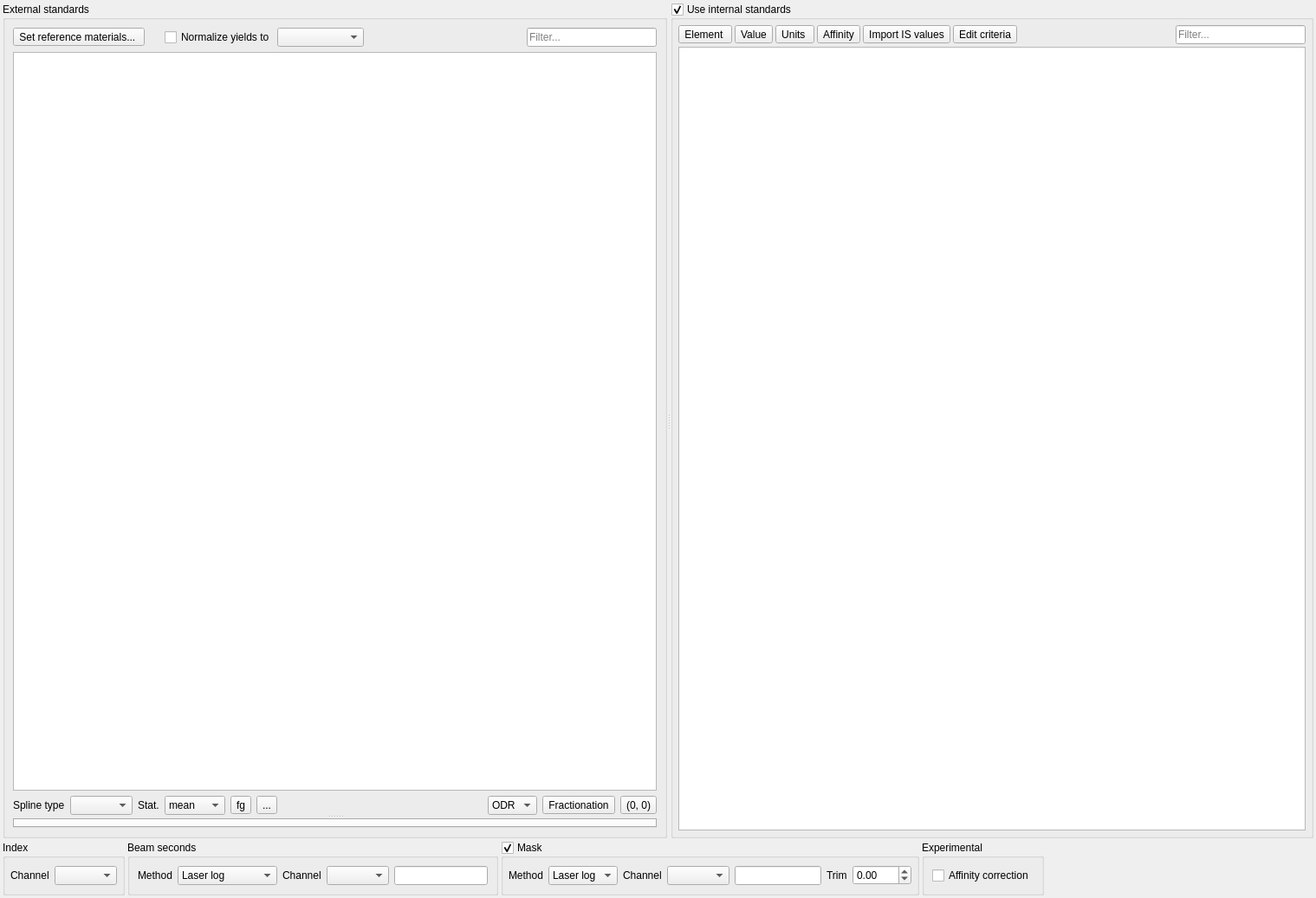
<?xml version="1.0" encoding="UTF-8"?>
<ui version="4.0">
 <class>Settings</class>
 <widget class="QWidget" name="Settings">
  <property name="geometry">
   <rect>
    <x>0</x>
    <y>0</y>
    <width>1519</width>
    <height>1037</height>
   </rect>
  </property>
  <property name="windowTitle">
   <string>Form</string>
  </property>
  <layout class="QVBoxLayout" name="verticalLayout_2">
   <property name="spacing">
    <number>3</number>
   </property>
   <property name="leftMargin">
    <number>3</number>
   </property>
   <property name="topMargin">
    <number>3</number>
   </property>
   <property name="rightMargin">
    <number>3</number>
   </property>
   <property name="bottomMargin">
    <number>3</number>
   </property>
   <item>
    <widget class="QSplitter" name="splitter">
     <property name="sizePolicy">
      <sizepolicy hsizetype="Expanding" vsizetype="Expanding">
       <horstretch>0</horstretch>
       <verstretch>0</verstretch>
      </sizepolicy>
     </property>
     <property name="orientation">
      <enum>Qt::Horizontal</enum>
     </property>
     <widget class="QGroupBox" name="ExtGroupBox">
      <property name="sizePolicy">
       <sizepolicy hsizetype="Preferred" vsizetype="Preferred">
        <horstretch>1</horstretch>
        <verstretch>0</verstretch>
       </sizepolicy>
      </property>
      <property name="title">
       <string>External standards</string>
      </property>
      <layout class="QVBoxLayout" name="verticalLayout_4">
       <item>
        <widget class="QSplitter" name="externalSplitter">
         <property name="orientation">
          <enum>Qt::Vertical</enum>
         </property>
         <property name="childrenCollapsible">
          <bool>false</bool>
         </property>
         <widget class="QWidget" name="layoutWidget">
          <layout class="QVBoxLayout" name="verticalLayout_3">
           <property name="bottomMargin">
            <number>0</number>
           </property>
           <item>
            <layout class="QHBoxLayout" name="horizontalLayout_4">
             <property name="spacing">
              <number>3</number>
             </property>
             <item>
              <widget class="QToolButton" name="setExternalButton">
               <property name="text">
                <string>Set reference materials... </string>
               </property>
              </widget>
             </item>
             <item>
              <spacer name="horizontalSpacer_6">
               <property name="orientation">
                <enum>Qt::Horizontal</enum>
               </property>
               <property name="sizeType">
                <enum>QSizePolicy::Fixed</enum>
               </property>
               <property name="sizeHint" stdset="0">
                <size>
                 <width>20</width>
                 <height>20</height>
                </size>
               </property>
              </spacer>
             </item>
             <item>
              <widget class="QCheckBox" name="normalizeExtCheckBox">
               <property name="text">
                <string>Normalize yields to</string>
               </property>
              </widget>
             </item>
             <item>
              <widget class="QComboBox" name="normToComboBox">
               <property name="minimumSize">
                <size>
                 <width>100</width>
                 <height>0</height>
                </size>
               </property>
              </widget>
             </item>
             <item>
              <spacer name="horizontalSpacer_4">
               <property name="orientation">
                <enum>Qt::Horizontal</enum>
               </property>
               <property name="sizeHint" stdset="0">
                <size>
                 <width>40</width>
                 <height>20</height>
                </size>
               </property>
              </spacer>
             </item>
             <item>
              <widget class="QLineEdit" name="filterES">
               <property name="minimumSize">
                <size>
                 <width>150</width>
                 <height>0</height>
                </size>
               </property>
               <property name="maximumSize">
                <size>
                 <width>150</width>
                 <height>16777215</height>
                </size>
               </property>
               <property name="placeholderText">
                <string>Filter...</string>
               </property>
               <property name="clearButtonEnabled">
                <bool>true</bool>
               </property>
              </widget>
             </item>
            </layout>
           </item>
           <item>
            <widget class="QTableView" name="externalTable"/>
           </item>
           <item>
            <layout class="QHBoxLayout" name="horizontalLayout_3">
             <property name="topMargin">
              <number>0</number>
             </property>
             <item>
              <widget class="QLabel" name="label_2">
               <property name="text">
                <string>Spline type</string>
               </property>
              </widget>
             </item>
             <item>
              <widget class="QComboBox" name="splineTypeComboBox"/>
             </item>
             <item>
              <widget class="QLabel" name="label_7">
               <property name="text">
                <string>Stat.</string>
               </property>
              </widget>
             </item>
             <item>
              <widget class="QComboBox" name="statComboBox">
               <item>
                <property name="text">
                 <string>mean</string>
                </property>
               </item>
               <item>
                <property name="text">
                 <string>median</string>
                </property>
               </item>
               <item>
                <property name="text">
                 <string>sum</string>
                </property>
               </item>
              </widget>
             </item>
             <item>
              <widget class="QToolButton" name="fgButton">
               <property name="toolTip">
                <string>Use femtograms rather than mass fraction.

You will also need to configure group thicknesses and densities.</string>
               </property>
               <property name="text">
                <string>fg</string>
               </property>
               <property name="checkable">
                <bool>true</bool>
               </property>
              </widget>
             </item>
             <item>
              <widget class="QToolButton" name="setupGroupPropsButton">
               <property name="toolTip">
                <string>Configure group thickness and density when using fg reference material data.</string>
               </property>
               <property name="text">
                <string>...</string>
               </property>
              </widget>
             </item>
             <item>
              <spacer name="horizontalSpacer_5">
               <property name="orientation">
                <enum>Qt::Horizontal</enum>
               </property>
               <property name="sizeType">
                <enum>QSizePolicy::MinimumExpanding</enum>
               </property>
               <property name="sizeHint" stdset="0">
                <size>
                 <width>40</width>
                 <height>20</height>
                </size>
               </property>
              </spacer>
             </item>
             <item>
              <widget class="QComboBox" name="modelComboBox">
               <item>
                <property name="text">
                 <string>ODR</string>
                </property>
               </item>
               <item>
                <property name="text">
                 <string>OLS</string>
                </property>
               </item>
               <item>
                <property name="text">
                 <string>WLS</string>
                </property>
               </item>
               <item>
                <property name="text">
                 <string>RLM</string>
                </property>
               </item>
               <item>
                <property name="text">
                 <string>York</string>
                </property>
               </item>
              </widget>
             </item>
             <item>
              <widget class="QToolButton" name="fracToolButton">
               <property name="text">
                <string>Fractionation</string>
               </property>
               <property name="checkable">
                <bool>true</bool>
               </property>
               <property name="toolButtonStyle">
                <enum>Qt::ToolButtonTextBesideIcon</enum>
               </property>
              </widget>
             </item>
             <item>
              <widget class="QToolButton" name="throughZeroButton">
               <property name="text">
                <string>(0, 0)</string>
               </property>
               <property name="checkable">
                <bool>true</bool>
               </property>
              </widget>
             </item>
            </layout>
           </item>
          </layout>
         </widget>
         <widget class="QTabWidget" name="tabWidget">
          <property name="currentIndex">
           <number>-1</number>
          </property>
         </widget>
        </widget>
       </item>
      </layout>
     </widget>
     <widget class="QGroupBox" name="ISGroupBox">
      <property name="sizePolicy">
       <sizepolicy hsizetype="Preferred" vsizetype="Preferred">
        <horstretch>1</horstretch>
        <verstretch>0</verstretch>
       </sizepolicy>
      </property>
      <property name="font">
       <font>
        <weight>50</weight>
        <bold>false</bold>
       </font>
      </property>
      <property name="title">
       <string>Use internal standards</string>
      </property>
      <property name="checkable">
       <bool>true</bool>
      </property>
      <layout class="QVBoxLayout" name="verticalLayout">
       <property name="spacing">
        <number>3</number>
       </property>
       <property name="leftMargin">
        <number>6</number>
       </property>
       <property name="topMargin">
        <number>6</number>
       </property>
       <property name="rightMargin">
        <number>6</number>
       </property>
       <property name="bottomMargin">
        <number>6</number>
       </property>
       <item>
        <layout class="QHBoxLayout" name="horizontalLayout_2">
         <property name="spacing">
          <number>3</number>
         </property>
         <item>
          <widget class="QToolButton" name="internalElementButton">
           <property name="text">
            <string>Element </string>
           </property>
          </widget>
         </item>
         <item>
          <widget class="QToolButton" name="internalValueButton">
           <property name="text">
            <string>Value</string>
           </property>
          </widget>
         </item>
         <item>
          <widget class="QToolButton" name="internalUnitsButton">
           <property name="text">
            <string>Units </string>
           </property>
          </widget>
         </item>
         <item>
          <widget class="QToolButton" name="affinityButton">
           <property name="text">
            <string>Affinity</string>
           </property>
           <property name="popupMode">
            <enum>QToolButton::InstantPopup</enum>
           </property>
          </widget>
         </item>
         <item>
          <widget class="QToolButton" name="importValuesButton">
           <property name="text">
            <string>Import IS values</string>
           </property>
          </widget>
         </item>
         <item>
          <widget class="QToolButton" name="criteriaButton">
           <property name="text">
            <string>Edit criteria</string>
           </property>
          </widget>
         </item>
         <item>
          <spacer name="horizontalSpacer">
           <property name="orientation">
            <enum>Qt::Horizontal</enum>
           </property>
           <property name="sizeHint" stdset="0">
            <size>
             <width>40</width>
             <height>20</height>
            </size>
           </property>
          </spacer>
         </item>
         <item>
          <widget class="QLineEdit" name="filterIS">
           <property name="minimumSize">
            <size>
             <width>150</width>
             <height>0</height>
            </size>
           </property>
           <property name="maximumSize">
            <size>
             <width>150</width>
             <height>16777215</height>
            </size>
           </property>
           <property name="placeholderText">
            <string>Filter...</string>
           </property>
           <property name="clearButtonEnabled">
            <bool>true</bool>
           </property>
          </widget>
         </item>
        </layout>
       </item>
       <item>
        <widget class="QTableView" name="internalTable"/>
       </item>
      </layout>
     </widget>
    </widget>
   </item>
   <item>
    <layout class="QHBoxLayout" name="horizontalLayout_6">
     <property name="topMargin">
      <number>0</number>
     </property>
     <item>
      <widget class="QGroupBox" name="groupBox_5">
       <property name="title">
        <string>Index</string>
       </property>
       <layout class="QHBoxLayout" name="horizontalLayout_5">
        <property name="spacing">
         <number>6</number>
        </property>
        <property name="leftMargin">
         <number>6</number>
        </property>
        <property name="topMargin">
         <number>6</number>
        </property>
        <property name="rightMargin">
         <number>6</number>
        </property>
        <property name="bottomMargin">
         <number>6</number>
        </property>
        <item>
         <widget class="QLabel" name="label_5">
          <property name="text">
           <string>Channel</string>
          </property>
         </widget>
        </item>
        <item>
         <widget class="QComboBox" name="indexChannel"/>
        </item>
       </layout>
      </widget>
     </item>
     <item>
      <widget class="QGroupBox" name="groupBox">
       <property name="title">
        <string>Beam seconds</string>
       </property>
       <layout class="QHBoxLayout" name="horizontalLayout_7">
        <item>
         <widget class="QLabel" name="label">
          <property name="text">
           <string>Method</string>
          </property>
         </widget>
        </item>
        <item>
         <widget class="QComboBox" name="bsMethodComboBox">
          <item>
           <property name="text">
            <string>Laser log</string>
           </property>
          </item>
          <item>
           <property name="text">
            <string>Cutoff threshold</string>
           </property>
          </item>
          <item>
           <property name="text">
            <string>Jump threshold</string>
           </property>
          </item>
          <item>
           <property name="text">
            <string>Sample gaps</string>
           </property>
          </item>
         </widget>
        </item>
        <item>
         <widget class="QFrame" name="bsFrame">
          <property name="frameShape">
           <enum>QFrame::NoFrame</enum>
          </property>
          <property name="frameShadow">
           <enum>QFrame::Plain</enum>
          </property>
          <property name="lineWidth">
           <number>0</number>
          </property>
          <layout class="QHBoxLayout" name="horizontalLayout_8">
           <property name="leftMargin">
            <number>0</number>
           </property>
           <property name="topMargin">
            <number>0</number>
           </property>
           <property name="rightMargin">
            <number>0</number>
           </property>
           <property name="bottomMargin">
            <number>0</number>
           </property>
           <item>
            <widget class="QLabel" name="label_6">
             <property name="text">
              <string>Channel</string>
             </property>
            </widget>
           </item>
           <item>
            <widget class="QComboBox" name="bsChannelComboBox"/>
           </item>
           <item>
            <widget class="QLineEdit" name="bsLineEdit"/>
           </item>
          </layout>
         </widget>
        </item>
       </layout>
      </widget>
     </item>
     <item>
      <widget class="QGroupBox" name="maskGroupBox">
       <property name="title">
        <string>Mask</string>
       </property>
       <property name="checkable">
        <bool>true</bool>
       </property>
       <layout class="QHBoxLayout" name="horizontalLayout">
        <property name="spacing">
         <number>6</number>
        </property>
        <property name="leftMargin">
         <number>6</number>
        </property>
        <property name="topMargin">
         <number>6</number>
        </property>
        <property name="rightMargin">
         <number>6</number>
        </property>
        <property name="bottomMargin">
         <number>6</number>
        </property>
        <item>
         <widget class="QLabel" name="label_4">
          <property name="text">
           <string>Method</string>
          </property>
         </widget>
        </item>
        <item>
         <widget class="QComboBox" name="maskMethodComboBox">
          <item>
           <property name="text">
            <string>Laser log</string>
           </property>
          </item>
          <item>
           <property name="text">
            <string>Cutoff</string>
           </property>
          </item>
         </widget>
        </item>
        <item>
         <widget class="QFrame" name="maskFrame">
          <property name="frameShape">
           <enum>QFrame::NoFrame</enum>
          </property>
          <property name="frameShadow">
           <enum>QFrame::Plain</enum>
          </property>
          <property name="lineWidth">
           <number>0</number>
          </property>
          <layout class="QHBoxLayout" name="horizontalLayout_9">
           <property name="leftMargin">
            <number>0</number>
           </property>
           <property name="topMargin">
            <number>0</number>
           </property>
           <property name="rightMargin">
            <number>0</number>
           </property>
           <property name="bottomMargin">
            <number>0</number>
           </property>
           <item>
            <widget class="QLabel" name="maskChannelLabel">
             <property name="text">
              <string>Channel</string>
             </property>
            </widget>
           </item>
           <item>
            <widget class="QComboBox" name="maskChannel"/>
           </item>
           <item>
            <widget class="QLineEdit" name="maskCutoff">
             <property name="maximumSize">
              <size>
               <width>100</width>
               <height>16777215</height>
              </size>
             </property>
            </widget>
           </item>
           <item>
            <widget class="QLabel" name="label_3">
             <property name="text">
              <string>Trim</string>
             </property>
            </widget>
           </item>
           <item>
            <widget class="QDoubleSpinBox" name="maskTrim">
             <property name="minimum">
              <double>-100.000000000000000</double>
             </property>
             <property name="maximum">
              <double>100.000000000000000</double>
             </property>
             <property name="singleStep">
              <double>0.100000000000000</double>
             </property>
            </widget>
           </item>
          </layout>
         </widget>
        </item>
       </layout>
      </widget>
     </item>
     <item>
      <widget class="QGroupBox" name="experimentalGroupBox">
       <property name="title">
        <string>Experimental</string>
       </property>
       <layout class="QHBoxLayout" name="horizontalLayout_10">
        <item>
         <widget class="QCheckBox" name="affinityCorrectionCheckBox">
          <property name="text">
           <string>Affinity correction</string>
          </property>
         </widget>
        </item>
       </layout>
      </widget>
     </item>
     <item>
      <spacer name="horizontalSpacer_2">
       <property name="orientation">
        <enum>Qt::Horizontal</enum>
       </property>
       <property name="sizeType">
        <enum>QSizePolicy::MinimumExpanding</enum>
       </property>
       <property name="sizeHint" stdset="0">
        <size>
         <width>40</width>
         <height>20</height>
        </size>
       </property>
      </spacer>
     </item>
    </layout>
   </item>
  </layout>
 </widget>
 <resources/>
 <connections/>
</ui>
